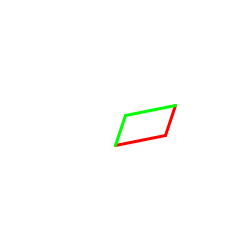
Frame 1 (no input)
Frame 60 (the mouse pressed at the canvas centre just before this capture): identical to frame 1, image omitted
Frame 120 (the mouse held since frame 60 and released just before this capture): identical to frame 1, image omitted

The Processing sketch that drew this single still picture (run headless with seeded random() and noise(); from frame 60 on, the mouse is pressed at the canvas centre):

// Processing sketch: ejercicio10
// ── ejercicio10.pde
PVector puntoA;
PVector puntoB;
PVector puntoC;
PVector puntoD;
Vector ab;
Vector bc;
Vector cd;
Vector da;
PVector restabc;

public void setup(){
  size(250,250);
  puntoA = new PVector(-10,-20);
  puntoB = new PVector(40,-10);
  puntoC = new PVector(50,20);
  
  ab = new Vector(new PVector(puntoA.x,puntoA.y), new PVector(puntoB.x,puntoB.y));
  bc = new Vector(new PVector(puntoB.x,puntoB.y), new PVector(puntoC.x,puntoC.y));
  restabc = bc.resta(bc.getDestino(), bc.getOrigen());
  puntoD = bc.sumar(puntoA, restabc);
  cd = new Vector(new PVector(50,20),new PVector(puntoD.x,puntoD.y));
  //cd = new Vector(new PVector(50,20),new PVector(puntoD.y,puntoD.x));
  da = new Vector(new PVector(puntoD.x,puntoD.y),new PVector(-10,-20));
  
  
  println("Punto A: " + puntoA.x + ", " + puntoA.y);
  println("Punto B: " + puntoB.x + ", " + puntoB.y);
  println("Punto C: " + puntoC.x + ", " + puntoC.y);
  println("Vector AB: " + ab.destino.x + ", " + ab.destino.y);
  println("Vector BC: " + bc.destino.x + ", " + bc.destino.y);
  println("Punto D: " + puntoD.x + ", " + puntoD.y);
  println("resta c-b: " + restabc.x + ", " + restabc.y);
  
  println("Vector CD: " + cd.destino.x + ", " + cd.destino.y);
  println("Vector DA: " + da.destino.x + ", " + da.destino.y);
}

public void draw(){
  background(255);
  translate(width/2, height/2);
  scale(1, -1);
  stroke(255,0,0);
  strokeWeight(3);
  ab.display();
  bc.display();
  stroke(0,255,0);
  cd.display();
  da.display();
  
}

// ── Vector.pde
class Vector{
  PVector origen;
  PVector destino;
  PVector suma;
  PVector resta;
  
  public Vector(){
    origen = new PVector();
    destino = new PVector();
  }
  
  public Vector(PVector o, PVector d){
    this.origen=o;
    this.destino=d;
  }
  public void display(){
    line(origen.x, origen.y, destino.x, destino.y);
  }
  
  public PVector sumar(PVector vector1, PVector vector2){
    return PVector.add(vector1, vector2);
  }
  
  public PVector resta(PVector vector1, PVector vector2){
    return PVector.sub(vector1, vector2);
  }
  
   PVector getDestino(){
    return this.destino;
  }
  
  PVector getOrigen(){
    return this.origen;
  }

}
